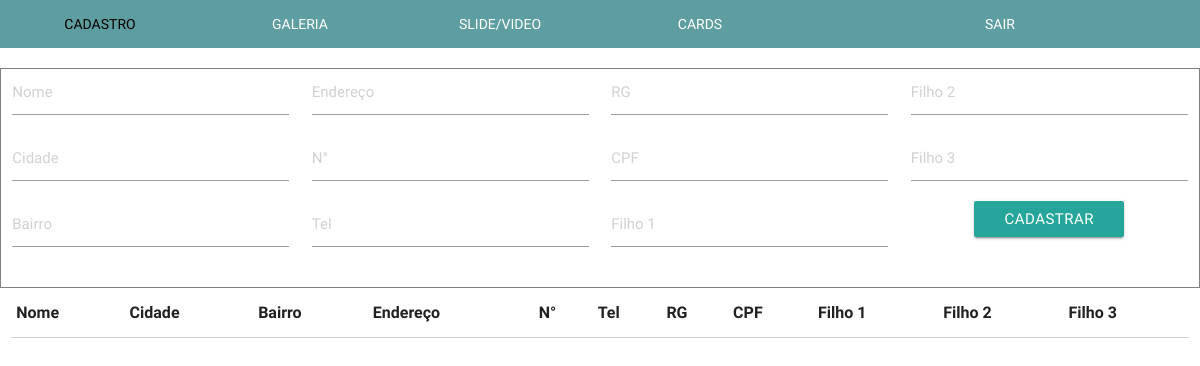
The app's page /painel/adm.php, older data.
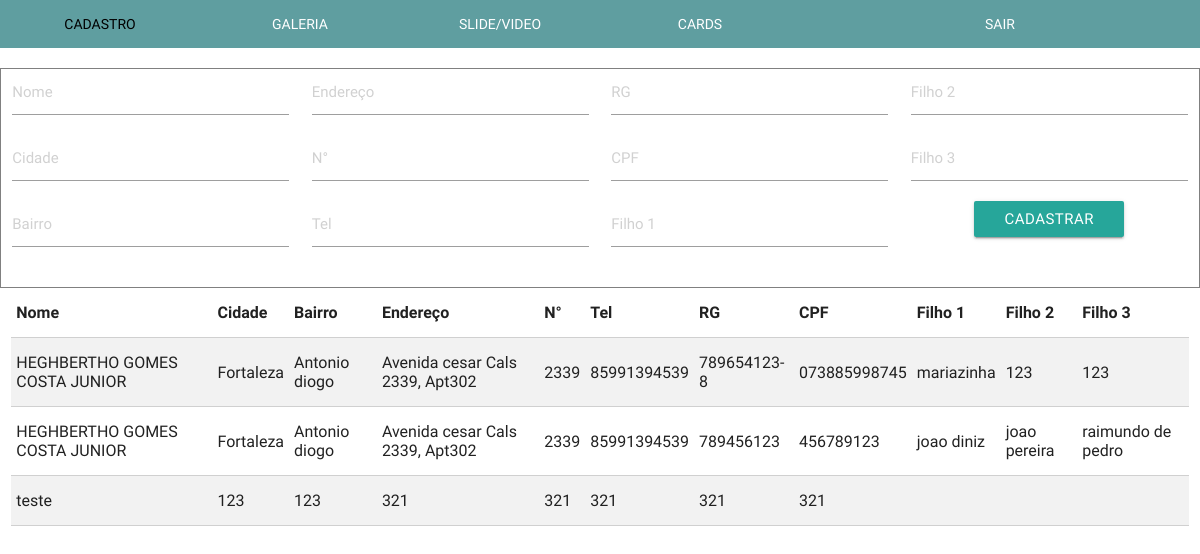
The same page, newer data.
### tables this page shows
CREATE TABLE `cadastroUser` (
  `id` int(11) NOT NULL,
  `nome` varchar(60) NOT NULL,
  `cidade` varchar(50) NOT NULL,
  `bairro` varchar(50) NOT NULL,
  `endereco` varchar(50) NOT NULL,
  `numero` int(11) NOT NULL,
  `telefone` varchar(50) NOT NULL,
  `rg` varchar(50) NOT NULL,
  `cpf` varchar(50) NOT NULL,
  `filho1` varchar(50) NOT NULL,
  `filho2` varchar(50) NOT NULL,
  `filho3` varchar(50) NOT NULL
);

### painel/view/galeriaFotos.php (called while the page is built, shortened)
<?php
    include("optionGaleria.php");
?>

### painel/view/slide.php (called while the page is built, shortened)
<?php
    include("optionSlide.php");
?>

### painel/mvc/service/receberDadosCadastro.php (called while the page is built)
<?php
    require ("conexao.php");
    $dados = mysqli_query($conexao , "SELECT * FROM cadastroUser");

### painel/adm.php (shortened to what this page needs)
<html>
    <head>
        <link href="Materialize/css/materialize.css" rel="stylesheet" />
        <link href="css/index.css" rel="stylesheet" />
    </head>
    <body>
        <?php
            include("view/nav.php");
        ?>
    </body>
</html>

### painel/view/nav.php (shortened to what this page needs)
<div class="">
    <div class="divHeader l12 s12">
        <div class="col l12 s12 row">
            <ul class="tabs">
                <li class="tab col l2 s2"><a href="#test4" class="active option">Cadastro</a></li>
                <li class="tab col l2 s2"><a class="option" href="#test1">Galeria</a></li>
                <li class="tab col l2 s2"><a href="#test2" class="option" >Slide/Video</a></li>
                <li class="tab col l2 s2"><a href="#test3" class="option" >Cards</a></li>
                <li class="tab col l4 s1"><a href="#sair" onClick="sairAdm()" >Sair</a></li>
            </ul>
        </div>
    </div>
    <div id="test4" class="col s12 l12">
        <?php
            include "cadastroUser.php";
        ?>
    </div>
        <?php
            include("galeriaFotos.php");
        ?>
    </div>
        <?php
            include("slide.php");
        ?>

### painel/view/cadastroUser.php
<div class="divCadastro">
    <form method="POST" action="mvc/dao/enviarCadastro.php">
        <div class="row">
            <div class="col l3">
                <input required placeholder="Nome" type="text" name="nome">
                <input required placeholder="Cidade" type="text" name="cidade">
                <input required placeholder="Bairro" type="text" name="bairro">
            </div>
            <div class="col l3">
                <input require placeholder="Endereço" type="text" name="endereco">
                <input required placeholder="N°" type="text" name="numero">
                <input required placeholder="Tel" type="text" name="telefone">
            </div>
            <div class="col l3">
                <input required placeholder="RG" type="text" name="rg">
                <input required placeholder="CPF" type="text" name="cpf">
                <input placeholder="Filho 1" type="text" name="filho1">
            </div>
            <div class="col l3">
                <input  placeholder="Filho 2" type="text" name="filho2">
                <input  type="text" placeholder="Filho 3" name="filho3">
                <input  type="submit" class="btn" value="Cadastrar">
            </div>
        </div>
    </form>
</div>
<div class="row">
    <div class="col l12 m12">
        <table class="bordered striped highlight">
            <thead>
                <tr>
                    <th>Nome</th>
                    <th>Cidade</th>
                    <th>Bairro</th>
                    <th>Endereço</th>
                    <th>N°</th>
                    <th>Tel</th>
                    <th>RG</th>
                    <th>CPF</th>
                    <th>Filho 1</th>
                    <th>Filho 2 </th>
                    <th>Filho 3</th>
                </tr>
            </thead>
            <tbody>
                <?php
                     include "mvc/dao/showCad.php";
                ?>
            </tbody>
        </table>
    </div>
</div>

### painel/view/optionGaleria.php (shortened to what this page needs)
<link href="../css/loader.css" rel="stylesheet" />

### painel/view/optionSlide.php (shortened to what this page needs)
<link href="../css/loader.css" rel="stylesheet" />

### painel/mvc/dao/showCad.php
<?php
    include("mvc/service/receberDadosCadastro.php");
    while($result = mysqli_fetch_array($dados)){
        echo "<tr>";
            echo "<td>".$result['nome']."</td>";
            echo "<td>".$result['cidade']."</td>";
            echo "<td>".$result['bairro']."</td>";
            echo "<td>".$result['endereco']."</td>";
            echo "<td>".$result['numero']."</td>";
            echo "<td>".$result['telefone']."</td>";
            echo "<td>".$result['rg']."</td>";
            echo "<td>".$result['cpf']."</td>";
            echo "<td>".$result['filho1']."</td>";
            echo "<td>".$result['filho2']."</td>";
            echo "<td>".$result['filho3']."</td>";
        echo "</tr>";
    }

### painel/css/index.css (style rules this page uses)
li { background-color: cadetblue!important; }
a { color: white!important; }
.divCadastro { border: 1px solid gray; text-align: center!important; }

Row changes from the older to the newer data that the page shows:
added cadastrouser: nome "HEGHBERTHO GOMES COSTA JUNIOR", cidade "Fortaleza", bairro "Antonio diogo", endereco "Avenida cesar Cals 2339, Apt302", numero "2339", telefone "85991394539", rg "789654123-8", cpf "073885998745", filho1 "mariazinha", filho2 "123", filho3 "123"
added cadastrouser: nome "HEGHBERTHO GOMES COSTA JUNIOR", cidade "Fortaleza", bairro "Antonio diogo", endereco "Avenida cesar Cals 2339, Apt302", numero "2339", telefone "85991394539", rg "789456123", cpf "456789123", filho1 "joao diniz", filho2 "joao pereira", filho3 "raimundo de pedro"
added cadastrouser: nome "teste", cidade "123", bairro "123", endereco "321", numero "321", telefone "321", rg "321", cpf "321"
